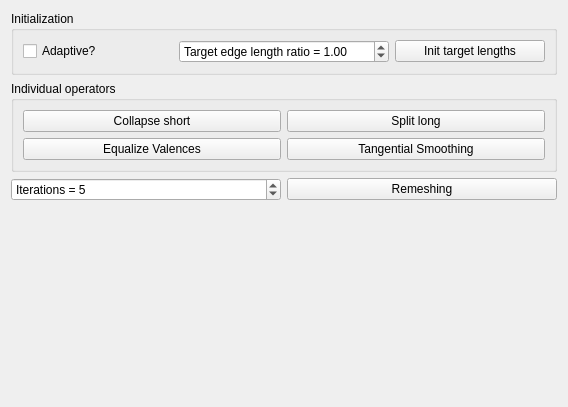
<?xml version="1.0" encoding="UTF-8"?>
<ui version="4.0">
 <class>RemeshingToolbarBase</class>
 <widget class="QWidget" name="RemeshingToolbarBase">
  <property name="geometry">
   <rect>
    <x>0</x>
    <y>0</y>
    <width>568</width>
    <height>407</height>
   </rect>
  </property>
  <property name="windowTitle">
   <string>DGP</string>
  </property>
  <layout class="QGridLayout" name="gridLayout_2">
   <item row="0" column="0">
    <widget class="QGroupBox" name="groupBox_2">
     <property name="title">
      <string>Initialization</string>
     </property>
     <layout class="QHBoxLayout" name="horizontalLayout_2">
      <item>
       <widget class="QCheckBox" name="cb_adaptive">
        <property name="text">
         <string>Adaptive?</string>
        </property>
       </widget>
      </item>
      <item>
       <widget class="QDoubleSpinBox" name="target_length_ratio_dsb">
        <property name="prefix">
         <string>Target edge length ratio = </string>
        </property>
        <property name="maximum">
         <double>1000.000000000000000</double>
        </property>
        <property name="value">
         <double>1.000000000000000</double>
        </property>
       </widget>
      </item>
      <item>
       <widget class="QPushButton" name="pb_init">
        <property name="text">
         <string>Init target lengths</string>
        </property>
       </widget>
      </item>
     </layout>
    </widget>
   </item>
   <item row="6" column="0">
    <widget class="QGroupBox" name="groupBox">
     <property name="title">
      <string>Individual operators</string>
     </property>
     <layout class="QGridLayout" name="gridLayout">
      <item row="0" column="1">
       <widget class="QPushButton" name="pb_split">
        <property name="text">
         <string>Split long</string>
        </property>
       </widget>
      </item>
      <item row="0" column="0">
       <widget class="QPushButton" name="pb_collapse">
        <property name="text">
         <string>Collapse short</string>
        </property>
       </widget>
      </item>
      <item row="1" column="0">
       <widget class="QPushButton" name="pb_flip">
        <property name="text">
         <string>Equalize Valences</string>
        </property>
       </widget>
      </item>
      <item row="1" column="1">
       <widget class="QPushButton" name="pb_smooth">
        <property name="text">
         <string>Tangential Smoothing</string>
        </property>
       </widget>
      </item>
     </layout>
    </widget>
   </item>
   <item row="8" column="0">
    <spacer name="verticalSpacer">
     <property name="orientation">
      <enum>Qt::Orientation::Vertical</enum>
     </property>
     <property name="sizeHint" stdset="0">
      <size>
       <width>20</width>
       <height>40</height>
      </size>
     </property>
    </spacer>
   </item>
   <item row="7" column="0">
    <layout class="QHBoxLayout" name="horizontalLayout">
     <item>
      <widget class="QSpinBox" name="sb_iters">
       <property name="prefix">
        <string>Iterations = </string>
       </property>
       <property name="maximum">
        <number>1000</number>
       </property>
       <property name="value">
        <number>5</number>
       </property>
      </widget>
     </item>
     <item>
      <widget class="QPushButton" name="pb_remesh">
       <property name="text">
        <string>Remeshing</string>
       </property>
      </widget>
     </item>
    </layout>
   </item>
  </layout>
 </widget>
 <resources/>
 <connections/>
</ui>
